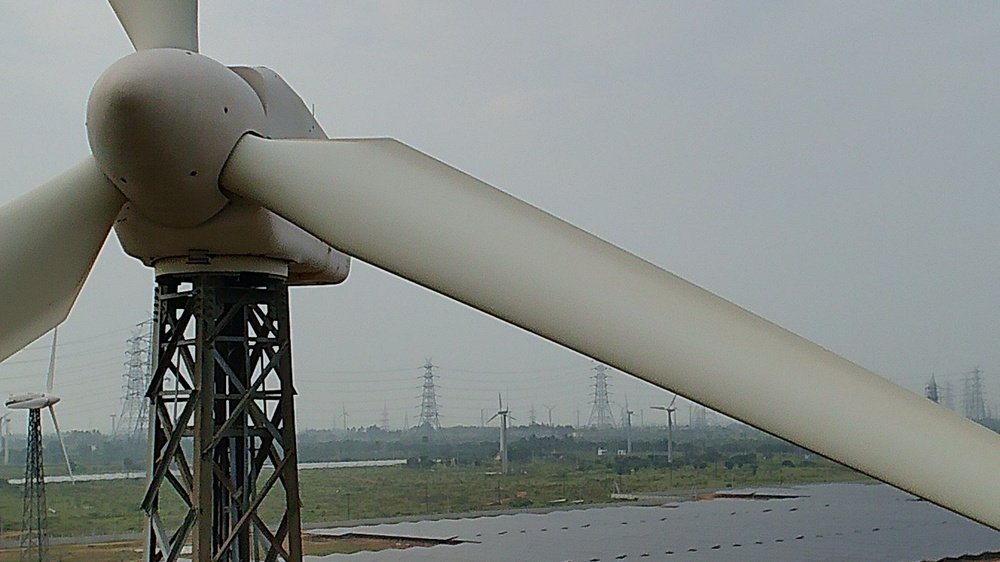
#> input picture Miscellaneous-Archive/dec29/IMG_0144.jpg, 1000 x 562 px, shrunk from 1920 x 1080 before the run, found by its file name
$ jupyter execute --allow-errors WINDMILL_SEGMENTATION.ipynb   (shell and % lines are left out)
#> lines starting #> are read from the running program, lines starting #| are printed output that depends on the picture
[cell 1]
import cv2
import numpy as np
import matplotlib.pyplot as plt
import torch
from google.colab import files
from segment_anything import sam_model_registry, SamAutomaticMaskGenerator

[cell 2]
print("Upload ONE wind turbine image")
uploaded = files.upload()
#> the answer given: IMG_0144.jpg
img_path = list(uploaded.keys())[0]
print("Using image:", img_path)

[cell 3]
img = cv2.imread(img_path)
#> img is the input picture: shape (562, 1000, 3); mean B, G, R 132.4, 135.7, 130.6
img_rgb = cv2.cvtColor(img, cv2.COLOR_BGR2RGB)
plt.figure(figsize=(6,4))
plt.imshow(img_rgb)
plt.title("Raw Drone Image")
plt.axis("off")
plt.show()

#> (a cell that did not finish here is left out)

#> (a cell that did not finish here is left out)

[cell 6]
plt.figure(figsize=(16,6))
#> (the rest of this cell did not finish here and is left out)

#> (a cell that did not finish here is left out)

[cell 8]
plt.figure(figsize=(6,4))
#> (the rest of this cell did not finish here and is left out)

[cell 9]
blade_only = img.copy()
#> (the rest of this cell did not finish here and is left out)

#> (a cell that did not finish here is left out)

#> (a cell that did not finish here is left out)

[cell 12]
gray = cv2.cvtColor(blade_only, cv2.COLOR_BGR2GRAY).astype(np.float32) / 255.0
local_mean = cv2.GaussianBlur(gray, (41,41), 0)
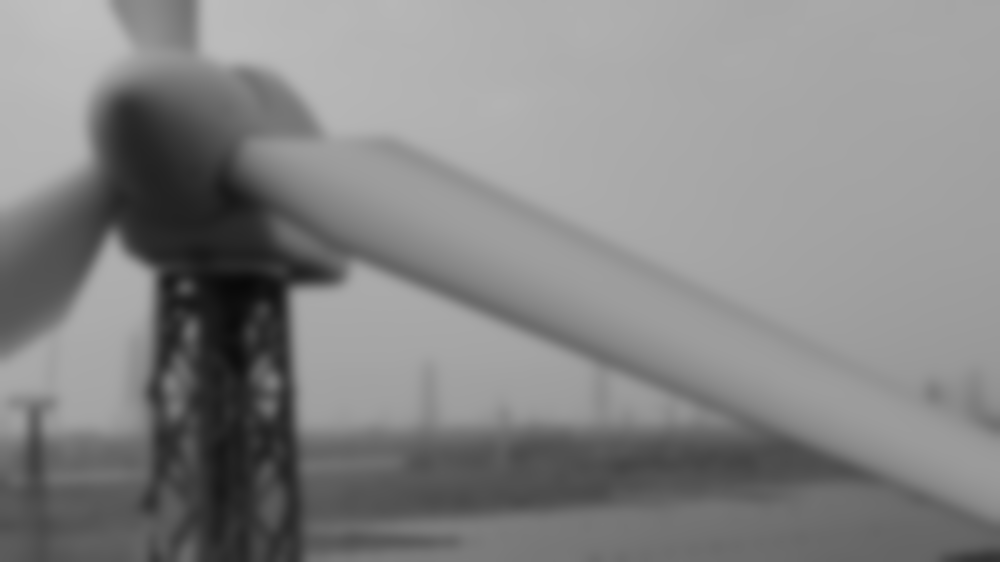
#> local_mean: shape (562, 1000) float32; min 0.0373, max 0.75, mean 0.525
heatmap = np.abs(gray - local_mean)
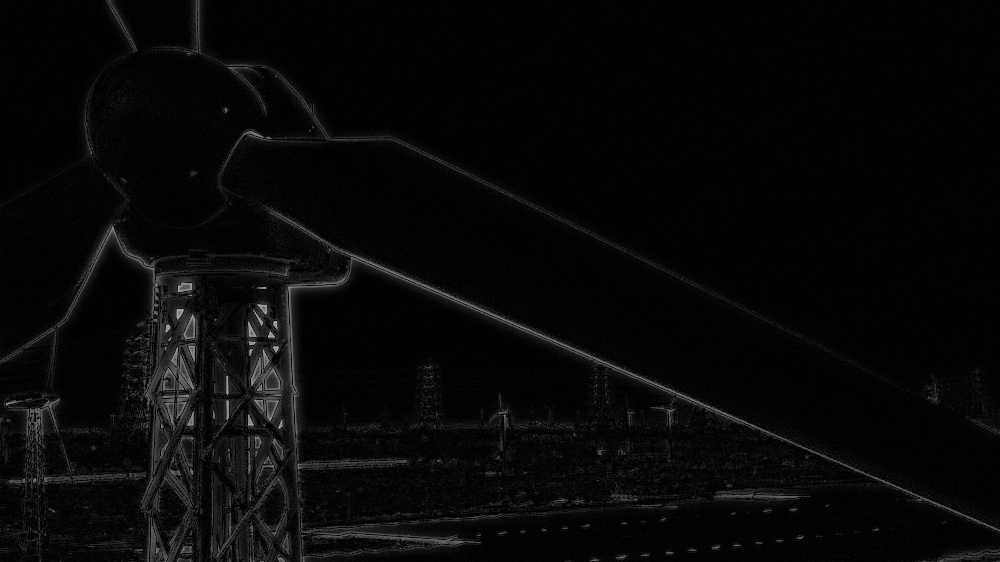
#> heatmap: shape (562, 1000) float32; min 5.96e-08, max 0.727, mean 0.0295
#> (the rest of this cell did not finish here and is left out)

[cell 13]
_, binary = cv2.threshold(heatmap, 35, 255, cv2.THRESH_BINARY)
#> binary: shape (562, 1000) float32; every value is 0
#> (the rest of this cell did not finish here and is left out)

$ run again, on Miscellaneous-Archive/dec29/IMG_0179.jpg
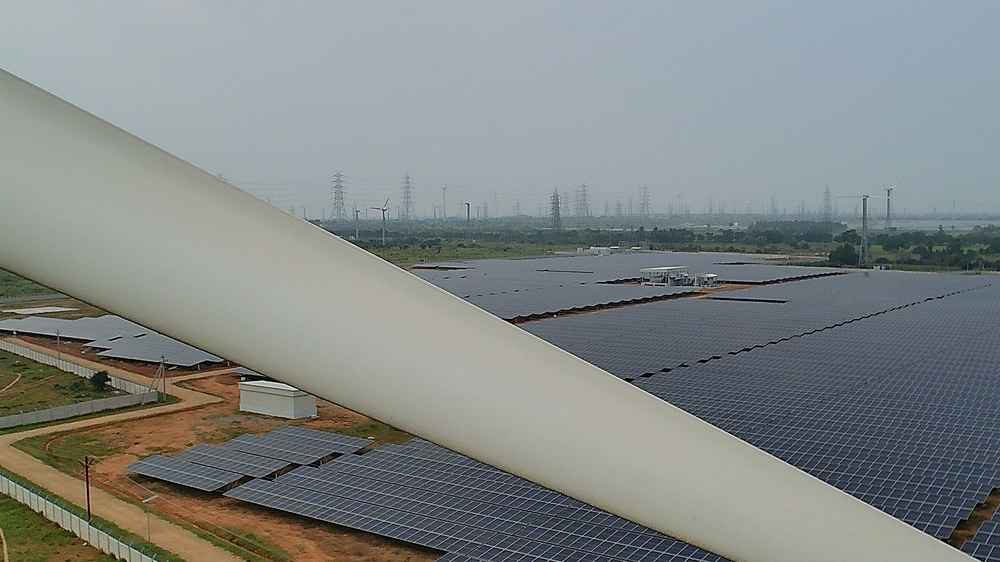
#> input picture Miscellaneous-Archive/dec29/IMG_0179.jpg, 1000 x 562 px, shrunk from 1920 x 1080 before the run, found by its file name
#> img is the input picture: shape (562, 1000, 3); mean B, G, R 134.7, 135.7, 130.3
#> `local_mean = cv2.GaussianBlur(gray, (41,41), 0)`:
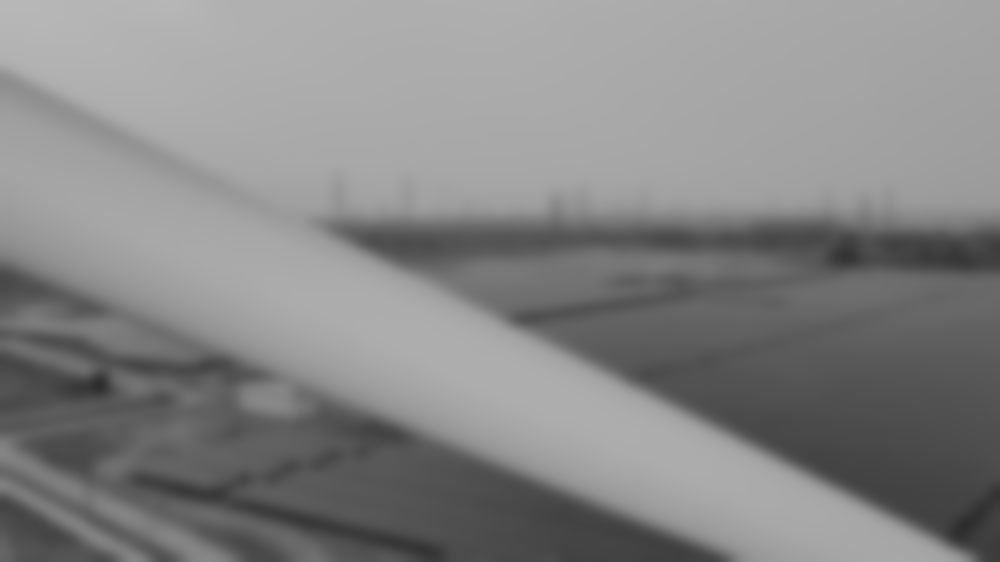
#> local_mean: shape (562, 1000) float32; min 0.176, max 0.72, mean 0.525
#> `heatmap = np.abs(gray - local_mean)`:
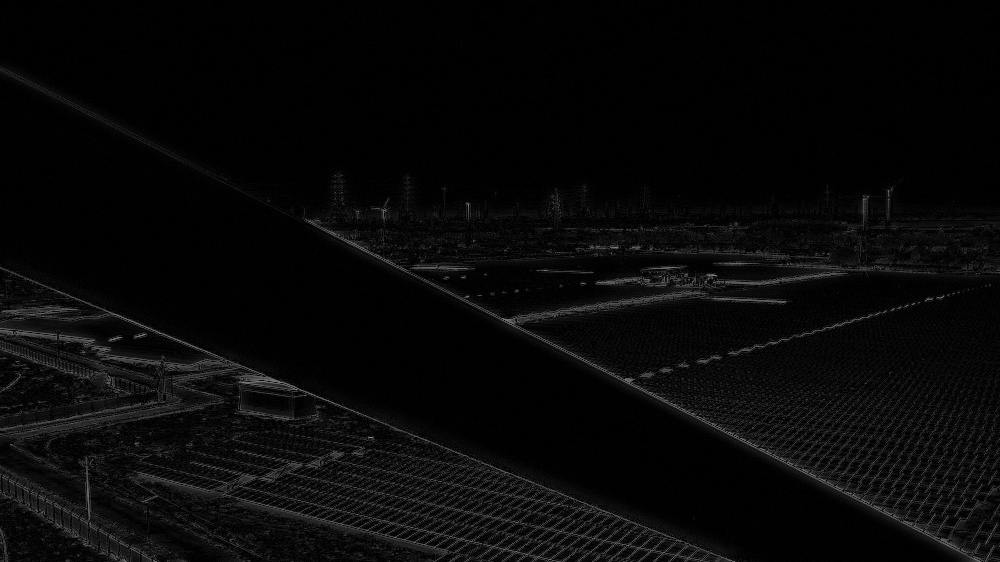
#> heatmap: shape (562, 1000) float32; min 0, max 0.564, mean 0.0339
#> binary: shape (562, 1000) float32; every value is 0

$ run again, on Miscellaneous-Archive/dec29/IMG_0192.jpg
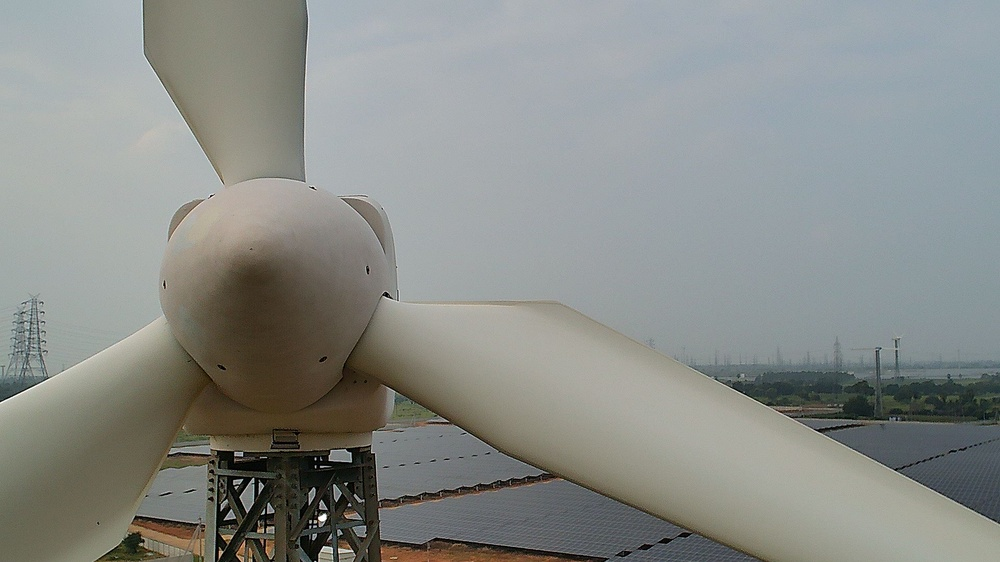
#> input picture Miscellaneous-Archive/dec29/IMG_0192.jpg, 1000 x 562 px, shrunk from 1920 x 1080 before the run, found by its file name
#> img is the input picture: shape (562, 1000, 3); mean B, G, R 137.3, 141, 137.8
#> `local_mean = cv2.GaussianBlur(gray, (41,41), 0)`:
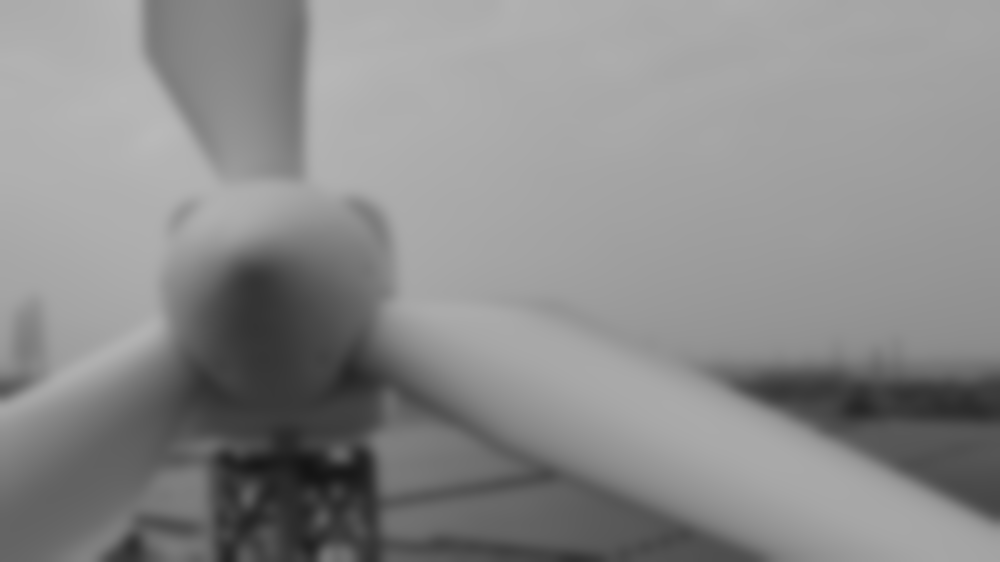
#> local_mean: shape (562, 1000) float32; min 0.0798, max 0.728, mean 0.547
#> `heatmap = np.abs(gray - local_mean)`:
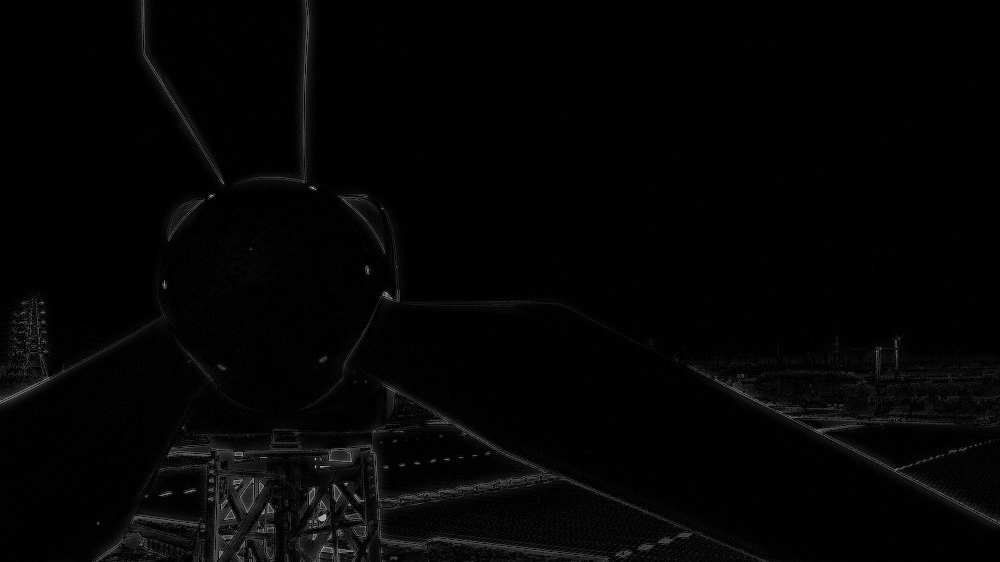
#> heatmap: shape (562, 1000) float32; min 0, max 0.677, mean 0.0188
#> binary: shape (562, 1000) float32; every value is 0
